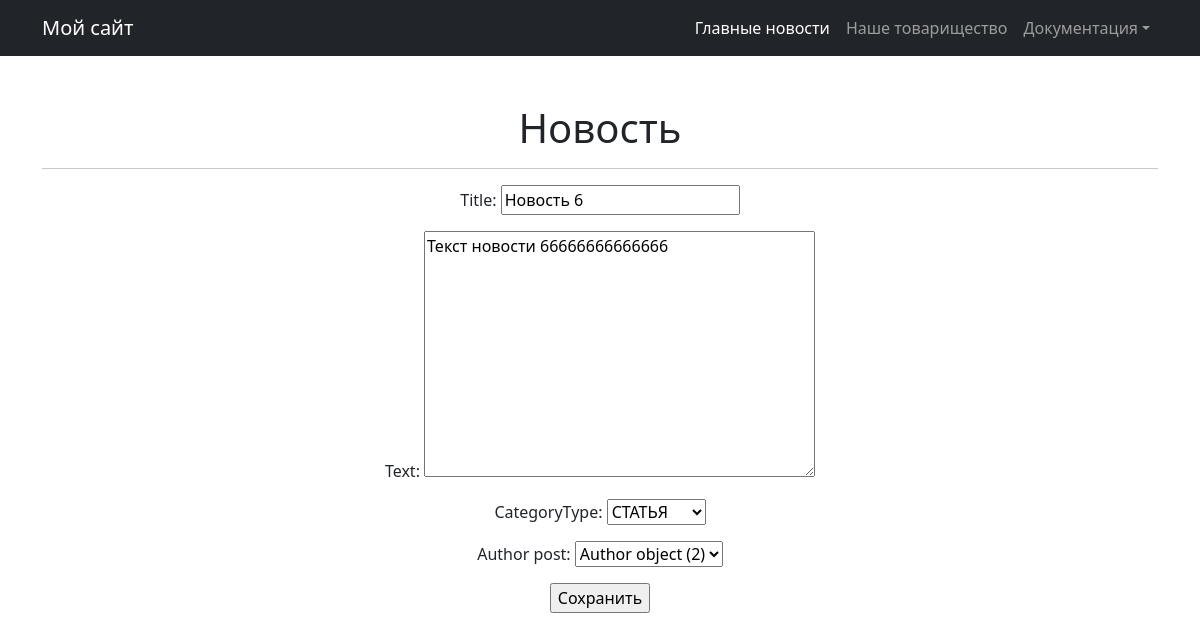
Before: /news/6/update/ (signed in) with the older database file.
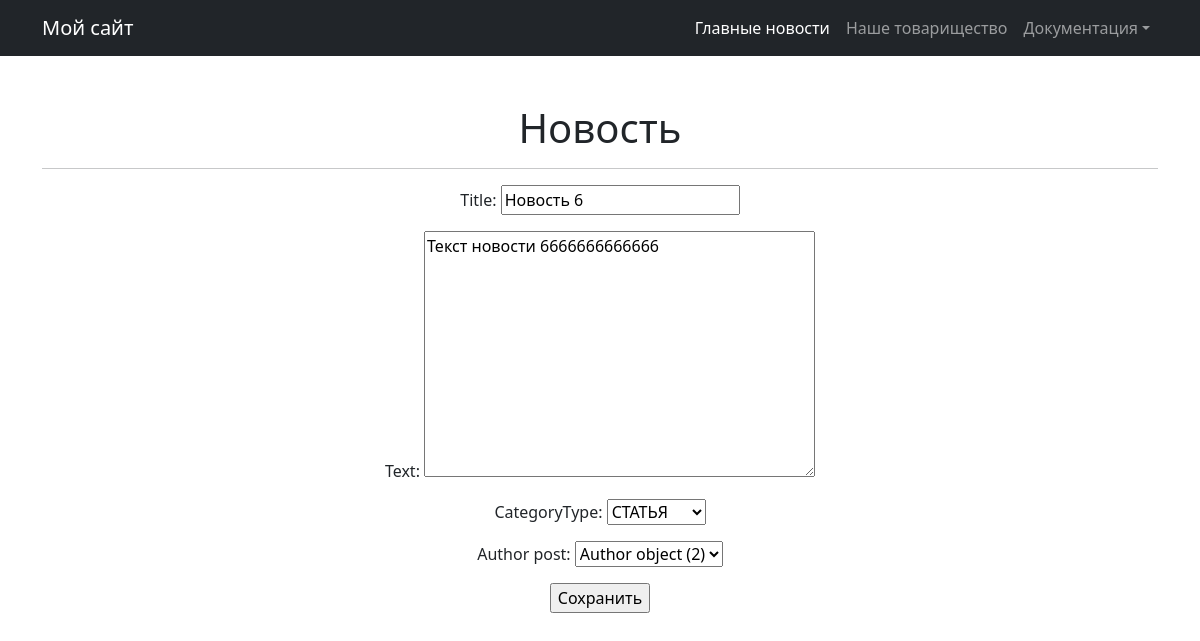
After: the same page with the newer database file.
### new/models.py (models this page shows, shortened)
class Post(models.Model):
    author_post = models.ForeignKey(Author, on_delete=models.CASCADE)
    NEWS = 'NW'
    ARTICLE = 'AR'
    CATEGORY_CHOICES =  (
        ( NEWS, 'НОВОСТЬ'),
        (ARTICLE, 'СТАТЬЯ')
    )
    categoryType = models.CharField(max_length=2, choices=CATEGORY_CHOICES, default=ARTICLE)
    dataCreation = models.DateTimeField(auto_now_add=True)
    postCategory = models.ManyToManyField(Category, through='PostCategory')
    title = models.CharField(max_length=128)
    text = models.TextField()
    rating = models.SmallIntegerField(default=0)

### new/views.py (the view)
# urls.py: path('<int:pk>/update/', PostUpdate.as_view(), name='post_update'),
class PostUpdate(PermissionRequiredMixin, UpdateView):
    permission_required = ('new.change_post',)
    form_class = PostForm
    model = Post
    template_name = 'post_edit.html'

### new/forms.py
class PostForm(forms.ModelForm):
   class Meta:
       model = Post
       fields = [
           'title',
           'text',
           'categoryType',
           'author_post'
       ]

### templates/post_edit.html (shortened to what this page needs)
{% extends 'flatpages/default.html' %}
{% block content %}
<h1>Новость</h1>
<hr>
<form action="" method="post">
   {{ form.as_p }}
   <input type="submit" value="Сохранить" />
</form>
{% endblock content %}

Changed rows visible on the page:
changed Post "Новость 6": text "Текст новости 66666666666666" → "Текст новости 6666666666666"
